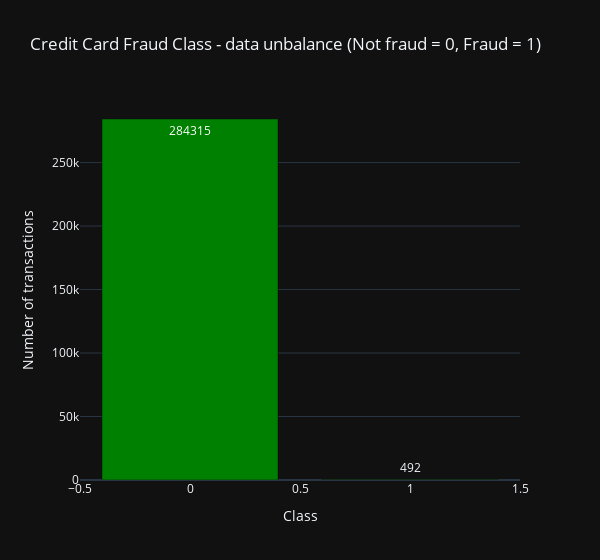

Notebook source saved alongside this figure:
### Code cell
temp = dt["Class"].value_counts()
df = pd.DataFrame({'Class': temp.index,'values': temp.values})

trace = go.Bar(
    x = df['Class'],y = df['values'],
    name="Credit Card Fraud Class - data unbalance (Not fraud = 0, Fraud = 1)",
    marker=dict(color="Green"),
    text=df['values']
)
data = [trace]
layout = dict(title = 'Credit Card Fraud Class - data unbalance (Not fraud = 0, Fraud = 1)',
          xaxis = dict(title = 'Class', showticklabels=True), 
          yaxis = dict(title = 'Number of transactions'),
          hovermode = 'closest',width=600
         )
fig = dict(data=data, layout=layout)
iplot(fig, filename='class')

### Figure 1 — Plotly figure (JSON) as saved in the notebook; plotly's stock layout.template omitted (floating-point values rounded to 4 significant figures)
{"data": [{"marker": {"color": "Green"}, "name": "Credit Card Fraud Class - data unbalance (Not fraud = 0, Fraud = 1)", "text": [284300.0, 492.0], "x": [0, 1], "y": [284315, 492], "type": "bar"}], "layout": {"hovermode": "closest", "title": {"text": "Credit Card Fraud Class - data unbalance (Not fraud = 0, Fraud = 1)"}, "width": 600, "xaxis": {"showticklabels": true, "title": {"text": "Class"}}, "yaxis": {"title": {"text": "Number of transactions"}}}}
